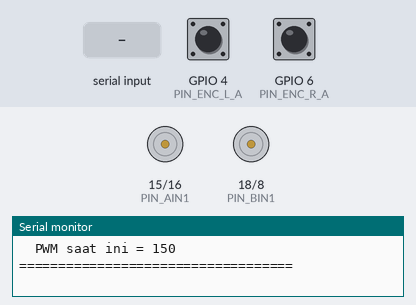
Bench run of a sketch on a simulated ESP32-S3. Shown: motor-driver pin pairs drawn as motors (green arrow = first pin HIGH = forward, orange = second pin HIGH = backward, longer = more drive, scaled by the enable pin), the last lines printed to the serial monitor. The inputs (shaded band) are chosen by the test bench; at power-on: GPIO 4 (PIN_ENC_L_A) HIGH, GPIO 6 (PIN_ENC_R_A) HIGH.

Above: at 1.5 s.
1.6 s: "w" received over Serial
At 2.2 s:
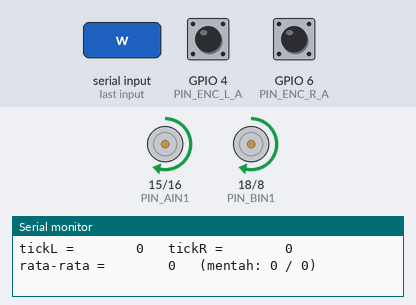
4.6 s: "s" received over Serial
At 5.6 s:
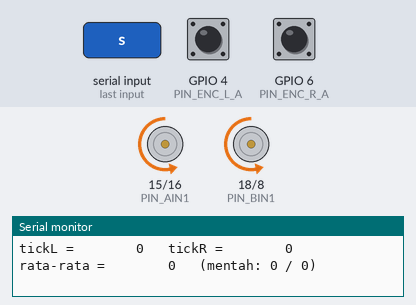
7.6 s: "a" received over Serial
At 7.9 s:
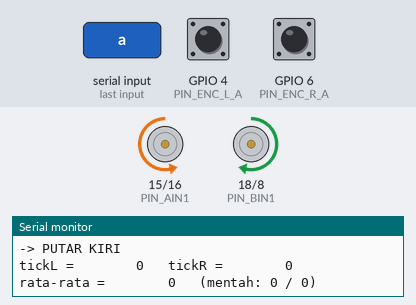
10.6 s: "d" received over Serial
At 11.4 s:
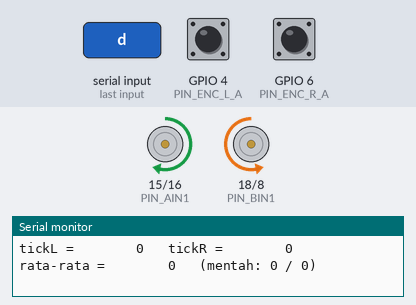
13.6 s: "1" received over Serial
At 14.9 s:
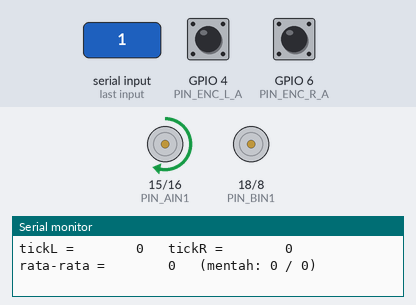
16.6 s: "2" received over Serial
At 17.1 s:
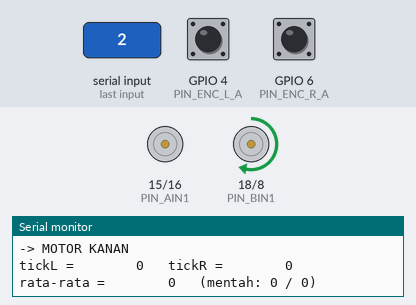
Timing chart, 0 to 20.6 s (numbered marks = the images above; inputs shaded):
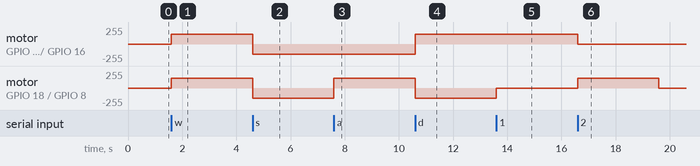

Measured:
- after the input at 1.6 s, motor on GPIO 15 (PIN_AIN1) / GPIO 16 (PIN_AIN2), motor on GPIO 18 (PIN_BIN1) / GPIO 8 (PIN_BIN2): stopped → forward 150/255 at once
- after the input at 4.6 s, motor on GPIO 15 (PIN_AIN1) / GPIO 16 (PIN_AIN2), motor on GPIO 18 (PIN_BIN1) / GPIO 8 (PIN_BIN2): forward 150/255 → backward 150/255 at once
- after the input at 7.6 s, motor on GPIO 15 (PIN_AIN1) / GPIO 16 (PIN_AIN2): stays backward 150/255 (without the input it goes to stopped after 0.00 s); motor on GPIO 18 (PIN_BIN1) / GPIO 8 (PIN_BIN2): backward 150/255 → forward 150/255 at once
- after the input at 10.6 s, motor on GPIO 15 (PIN_AIN1) / GPIO 16 (PIN_AIN2): backward 150/255 → forward 150/255 at once; motor on GPIO 18 (PIN_BIN1) / GPIO 8 (PIN_BIN2): forward 150/255 → backward 150/255 at once
- after the input at 13.6 s, motor on GPIO 15 (PIN_AIN1) / GPIO 16 (PIN_AIN2): stays forward 150/255 (without the input it goes to stopped after 0.00 s)
- after the input at 16.6 s, motor on GPIO 18 (PIN_BIN1) / GPIO 8 (PIN_BIN2): stopped → forward 150/255 at once, → stopped 3.0 s later

The sketch:

uji_modul_b.ino
```cpp
// ============================================================
//  FIRMWARE UJI MANDIRI - MODUL B (Penggerak & Lokomosi)
//  Fungsi : uji arah motor, uji PWM, hitung encoder, kalibrasi
//  Catatan: firmware ini HANYA untuk pengujian Modul B.
//           Kode final dikerjakan pada Modul D.
//  Board  : ESP32-S3 (Arduino-ESP32 core 2.x atau 3.x)
//  Keamanan: motor berhenti otomatis 3 s setelah perintah gerak
//           terakhir (kirim ulang w/s/a/d/1/2 untuk melanjutkan).
//           Uji pertama dengan RODA DIANGKAT.
// ============================================================

// ---------- Peta pin (sesuaikan bila peta pin berubah) ----------
#define PIN_AIN1    15
#define PIN_AIN2    16
#define PIN_PWMA    17
#define PIN_BIN1    18
#define PIN_BIN2     8
#define PIN_PWMB     9
#define PIN_ENC_L_A  4
#define PIN_ENC_L_B  5
#define PIN_ENC_R_A  6
#define PIN_ENC_R_B  7
// STBY diikat langsung ke 3,3 V - tidak memakai GPIO

#define PWM_FREQ_HZ 20000   // 20 kHz: di atas pendengaran, tidak berdenging
#define TIMEOUT_MOTOR_MS 3000UL   // motor berhenti otomatis bila tidak ada perintah gerak baru

// ---------- Konstanta arah (BELUM DIKONFIRMASI di PCB) ----------
// SIGN_MOT = +1 bila IN1=HIGH/IN2=LOW membuat roda bergerak MAJU robot, -1 bila sebaliknya.
// SIGN_ENC = +1 bila hitungan encoder naik saat roda bergerak MAJU, -1 bila turun.
// Tentukan dengan Bringup_PCB menu 'm' (roda diangkat), lalu salin nilai yang sama ke
// Uji_PID_Kecepatan_Roda_v2. Konvensi hitungan sama: naik bila C1 mendahului C2.
// Nilai sementara = nilai di Uji_PID_Kecepatan_Roda_v2 (encoder kanan negatif saat uji
// breadboard 15 Okt; CN9 di PCB urutannya BO2-BO1 sehingga arah motor kanan bisa berubah).
const int SIGN_MOT_KI = +1, SIGN_MOT_KA = +1;
const int SIGN_ENC_KI = +1, SIGN_ENC_KA = -1;

volatile long tickL = 0;
volatile long tickR = 0;
int  pwmVal = 150;          // 0-255
bool motorAktif = false;
unsigned long tPerintahGerak = 0;   // waktu perintah gerak terakhir (untuk berhenti otomatis)

// ---------- Interrupt encoder (dekode quadrature 2x) ----------
void IRAM_ATTR isrEncL() {
  bool a = digitalRead(PIN_ENC_L_A);
  bool b = digitalRead(PIN_ENC_L_B);
  if (a != b) tickL++; else tickL--;
}

void IRAM_ATTR isrEncR() {
  bool a = digitalRead(PIN_ENC_R_A);
  bool b = digitalRead(PIN_ENC_R_B);
  if (a != b) tickR++; else tickR--;
}

// ---------- Kendali motor dasar ----------
void motorKiri(int arah, int pwm) {       // arah: 1 maju, -1 mundur, 0 berhenti
  arah *= SIGN_MOT_KI;                     // koreksi arah fisik
  digitalWrite(PIN_AIN1, arah > 0);
  digitalWrite(PIN_AIN2, arah < 0);
  analogWrite(PIN_PWMA, arah == 0 ? 0 : pwm);
}

void motorKanan(int arah, int pwm) {
  arah *= SIGN_MOT_KA;
  digitalWrite(PIN_BIN1, arah > 0);
  digitalWrite(PIN_BIN2, arah < 0);
  analogWrite(PIN_PWMB, arah == 0 ? 0 : pwm);
}

void berhenti() {
  motorKiri(0, 0);
  motorKanan(0, 0);
  motorAktif = false;
}

void resetTick() {
  noInterrupts();
  tickL = 0;
  tickR = 0;
  interrupts();
}

void cetakTick() {
  noInterrupts();
  long mL = tickL, mR = tickR;
  interrupts();
  long l = SIGN_ENC_KI * mL, r = SIGN_ENC_KA * mR;   // sudah dikoreksi: positif = maju
  Serial.printf("tickL = %8ld   tickR = %8ld   rata-rata = %8ld   (mentah: %ld / %ld)\n",
                l, r, (l + r) / 2, mL, mR);
}

void tampilkanMenu() {
  Serial.println();
  Serial.println("=========== UJI MODUL B ===========");
  Serial.println("  w = maju          s = mundur");
  Serial.println("  a = putar kiri    d = putar kanan");
  Serial.println("  x = berhenti");
  Serial.println("  + = PWM naik 10   - = PWM turun 10");
  Serial.println("  1 = motor kiri saja");
  Serial.println("  2 = motor kanan saja");
  Serial.println("  r = reset hitungan encoder");
  Serial.println("  p = cetak hitungan encoder");
  Serial.println("  ? = tampilkan menu ini");
  Serial.println("  (motor berhenti otomatis 3 s setelah perintah gerak terakhir)");
  Serial.printf ("  PWM saat ini = %d\n", pwmVal);
  Serial.println("===================================");
}

void setup() {
  Serial.begin(115200);
  delay(300);

  pinMode(PIN_AIN1, OUTPUT);  pinMode(PIN_AIN2, OUTPUT);
  pinMode(PIN_BIN1, OUTPUT);  pinMode(PIN_BIN2, OUTPUT);
  pinMode(PIN_PWMA, OUTPUT);  pinMode(PIN_PWMB, OUTPUT);

  // API frekuensi PWM berbeda: core 3.x per pin, core 2.x global
#if defined(ESP_ARDUINO_VERSION_MAJOR) && ESP_ARDUINO_VERSION_MAJOR >= 3
  analogWriteFrequency(PIN_PWMA, PWM_FREQ_HZ);
  analogWriteFrequency(PIN_PWMB, PWM_FREQ_HZ);
#else
  analogWriteFrequency(PWM_FREQ_HZ);
#endif

  pinMode(PIN_ENC_L_A, INPUT_PULLUP);
  pinMode(PIN_ENC_L_B, INPUT_PULLUP);
  pinMode(PIN_ENC_R_A, INPUT_PULLUP);
  pinMode(PIN_ENC_R_B, INPUT_PULLUP);

  attachInterrupt(digitalPinToInterrupt(PIN_ENC_L_A), isrEncL, CHANGE);
  attachInterrupt(digitalPinToInterrupt(PIN_ENC_R_A), isrEncR, CHANGE);

  berhenti();
  tampilkanMenu();
}

void loop() {
  if (Serial.available()) {
    char c = Serial.read();
    if (c != 0 && strchr("wsad12", c) != NULL) tPerintahGerak = millis();   // perintah gerak baru
    switch (c) {
      case 'w': motorKiri( 1, pwmVal); motorKanan( 1, pwmVal); motorAktif = true;
                Serial.println("-> MAJU");        break;
      case 's': motorKiri(-1, pwmVal); motorKanan(-1, pwmVal); motorAktif = true;
                Serial.println("-> MUNDUR");      break;
      case 'a': motorKiri(-1, pwmVal); motorKanan( 1, pwmVal); motorAktif = true;
                Serial.println("-> PUTAR KIRI");  break;
      case 'd': motorKiri( 1, pwmVal); motorKanan(-1, pwmVal); motorAktif = true;
                Serial.println("-> PUTAR KANAN"); break;
      case '1': motorKiri( 1, pwmVal); motorKanan(0, 0); motorAktif = true;
                Serial.println("-> MOTOR KIRI");  break;
      case '2': motorKiri( 0, 0); motorKanan( 1, pwmVal); motorAktif = true;
                Serial.println("-> MOTOR KANAN"); break;
      case 'x': berhenti(); Serial.println("-> BERHENTI"); break;
      case '+': pwmVal = min(255, pwmVal + 10); Serial.printf("PWM = %d\n", pwmVal); break;
      case '-': pwmVal = max(0,   pwmVal - 10); Serial.printf("PWM = %d\n", pwmVal); break;
      case 'r': resetTick(); Serial.println("-> encoder direset ke 0"); break;
      case 'p': cetakTick(); break;
      case '?': tampilkanMenu(); break;
    }
  }

  // berhenti otomatis bila tidak ada perintah gerak baru selama TIMEOUT_MOTOR_MS
  if (motorAktif && millis() - tPerintahGerak > TIMEOUT_MOTOR_MS) {
    berhenti();
    Serial.println("-> BERHENTI OTOMATIS (3 s tanpa perintah gerak baru)");
    cetakTick();
  }

  // cetak hitungan encoder tiap 500 ms selama motor aktif
  static unsigned long t = 0;
  if (motorAktif && millis() - t > 500) {
    t = millis();
    cetakTick();
  }
}
```
